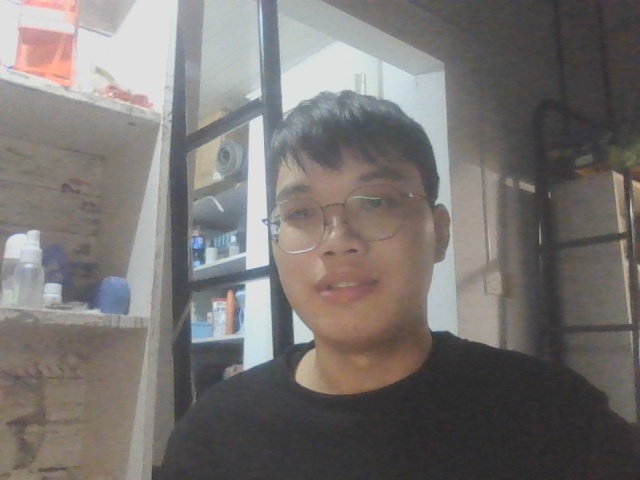
#> input picture data/1.MoKunHua.jpg, 640 x 480 px; its folder holds 4 pictures in this run
$ python '09数据训练.py'
#> lines starting #> are read from the running program, lines starting #| are printed output that depends on the picture
import os
import cv2
from PIL import Image
import numpy


def getImageAndLabels(path):
    # 存储人脸数据
#> called with path = 'data/'
    facesSamples = []
    # 存储姓名数据
    ids = []
    # 存储图像信息
    imagePaths = [os.path.join(path, f) for f in os.listdir(path)]
    # 加载分类器
    face_detect = cv2.CascadeClassifier(
        "Downloads/opencv/sources/data/haarcascades/haarcascade_frontalface_alt2.xml")
    # 遍历列表中的图片
    for imagePath in imagePaths:
        # 打开图片，灰度化 PIL 有九种不同的模式：1，L，P，RGB，RGBA，CMYK，YCbCr，I，F
        PIL_img = Image.open(imagePath).convert('L')
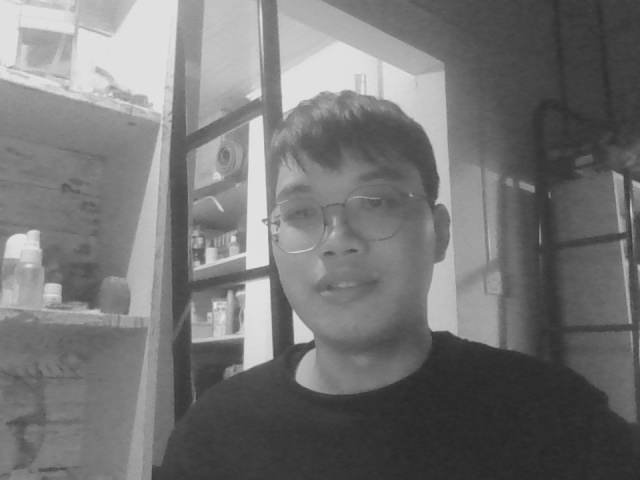
#> PIL_img: PIL image 640x480 L; min 39, max 228, mean 116.7
        # 将图片转化为数组，以黑白深浅
        img_numpy = numpy.array(PIL_img, 'uint8')
        # 获取图片人脸特征
        faces = face_detect.detectMultiScale(img_numpy)
#> faces = [[244, 143, 180, 180]]
        # 获取每张图片的ID和姓名
        id = int(os.path.split(imagePath)[1].split('.')[0])
        # 预防无面容照片
        for x, y, w, h in faces:  # 遍历人脸列表中的每个元素
            # 提取人脸区域并存储到facesSamples列表中
            ids.append(id)
            # 将对应的标识符添加到ids列表中
            facesSamples.append(img_numpy[y:y + h, x:x + w])
            # 打印脸部特征和id
            print('id', id)
#> this loop made 1 pass
#| id 1
#> after the loop, facesSamples = 1 item; ids = [1]
#> pass 2 of the loop in getImageAndLabels, `for imagePath in imagePaths:`:
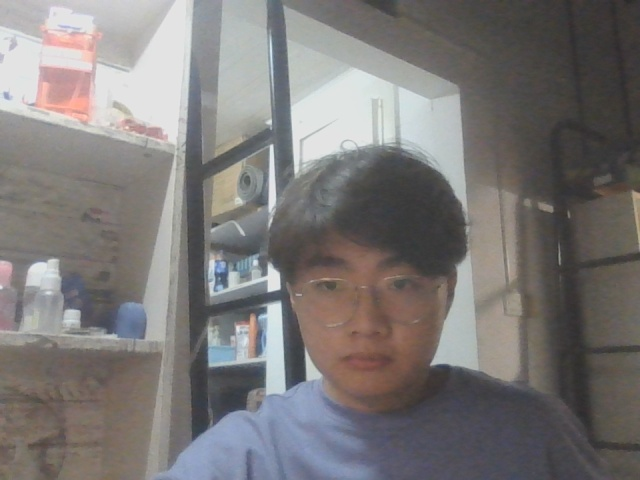
#> input picture data/1.hejing.jpg, 640 x 480 px
#> in getImageAndLabels, `PIL_img = Image.open(imagePath).convert('L')`:
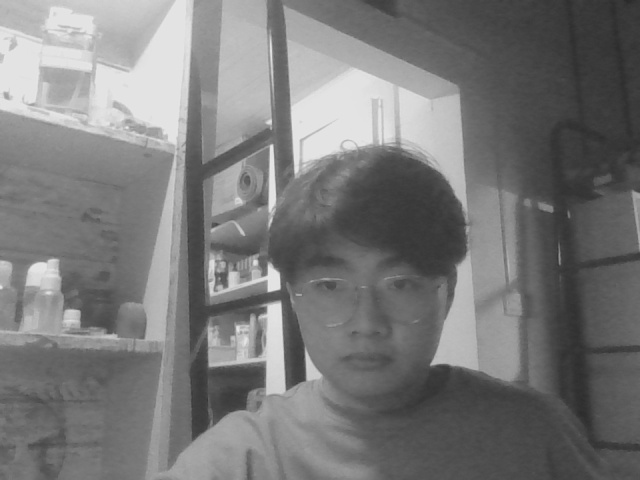
#> PIL_img: PIL image 640x480 L; min 42, max 232, mean 121.4
#> faces = [[284, 232, 165, 165]]
#> the loop in getImageAndLabels, `for x, y, w, h in faces:` made 1 pass
#> (printed output is left out)
#> after the loop in getImageAndLabels, `for x, y, w, h in faces:`: facesSamples = 2 items; ids = [1, 1]
#> pass 3 of the loop in getImageAndLabels, `for imagePath in imagePaths:`:
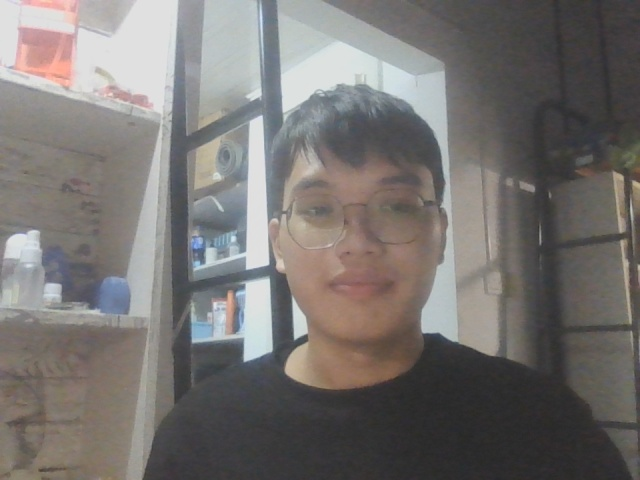
#> input picture data/10.MoKunHua.jpg, 640 x 480 px
#> in getImageAndLabels, `PIL_img = Image.open(imagePath).convert('L')`:
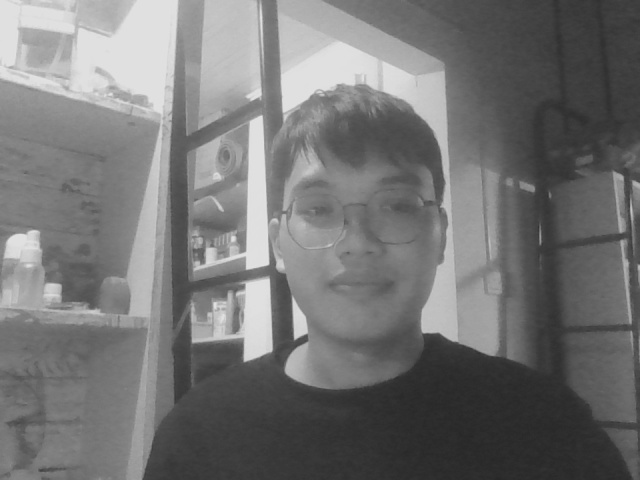
#> PIL_img: PIL image 640x480 L; min 38, max 230, mean 116.6
#> faces = [[266, 145, 180, 180]]
#> the loop in getImageAndLabels, `for x, y, w, h in faces:` made 1 pass
#> (printed output is left out)
#> after the loop in getImageAndLabels, `for x, y, w, h in faces:`: facesSamples = 3 items; ids = [1, 1, 10]
#> the loop made 4 passes; the first 3 are shown
    print('fs:', facesSamples)
    # print('脸部例子：',facesSamples[0])
    # print('身份信息：',ids[0])
    return facesSamples, ids


if __name__ == '__main__':
    # 图片路径
    path = 'data/'
    # 获取图像数组和id标签数组和姓名
    faces,ids = getImageAndLabels(path)
    # 加载识别器
    recognizer = cv2.face.LBPHFaceRecognizer_create()
    # 训练
    recognizer.train(faces, numpy.array(ids))
    # 保存文件
#> (the run stopped early here; a loop or call above may not have finished)
